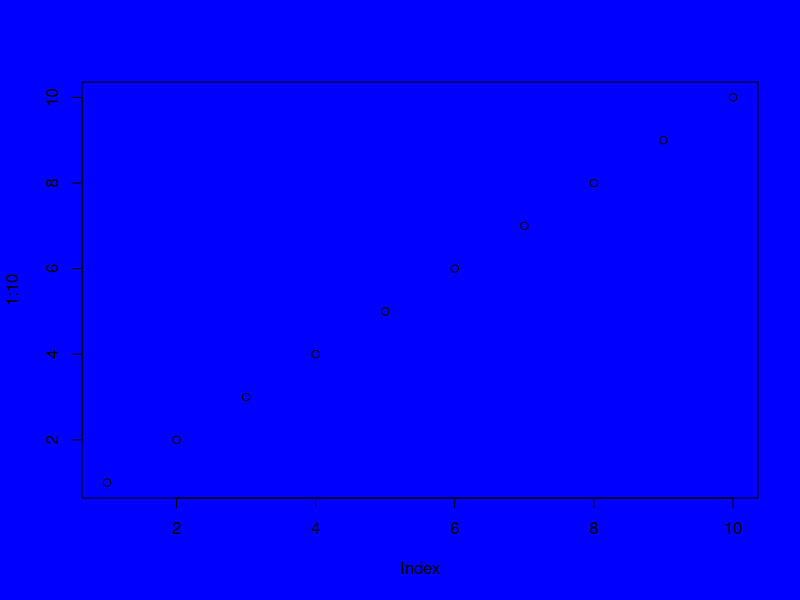
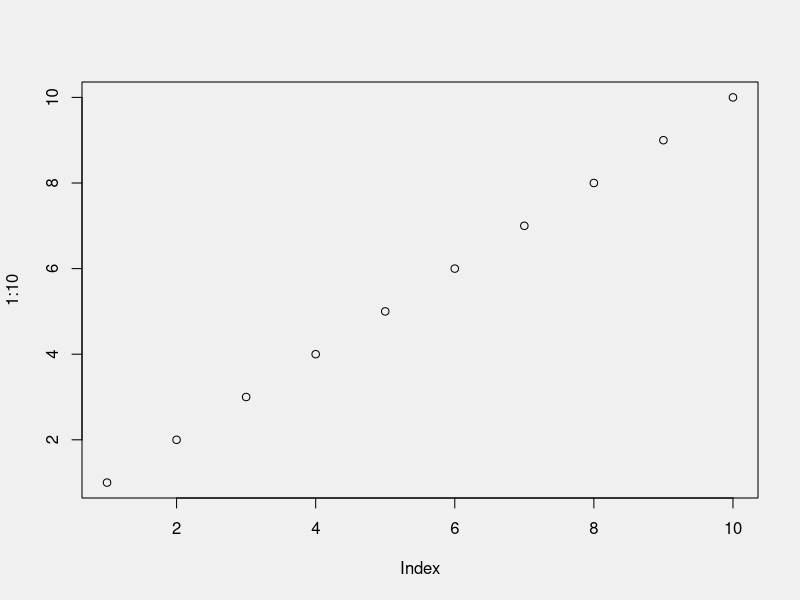
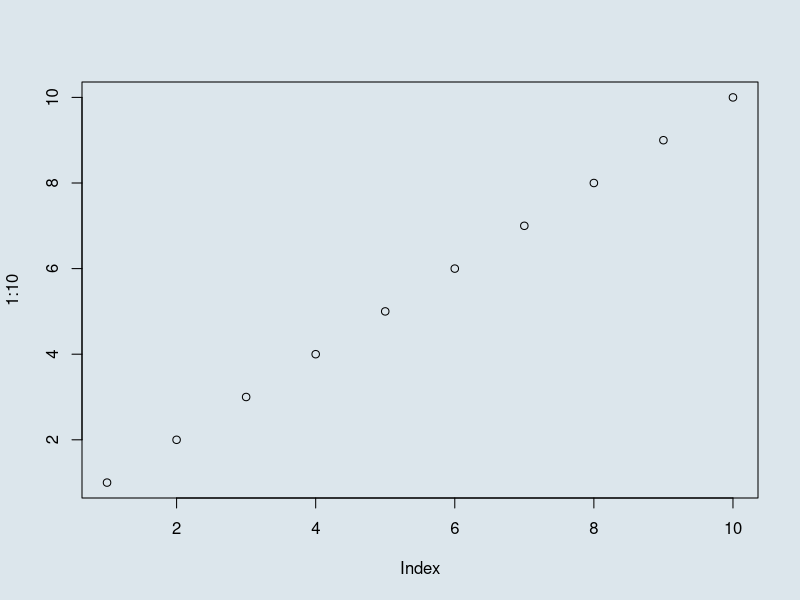
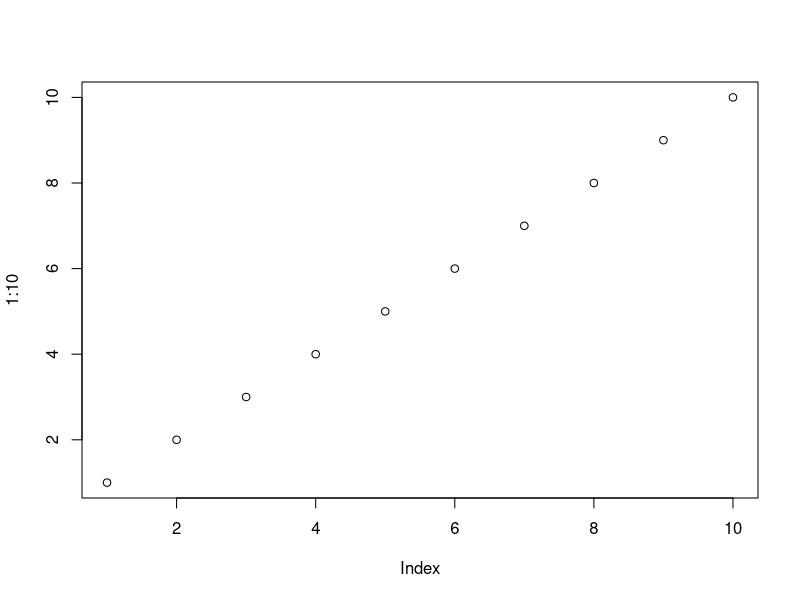
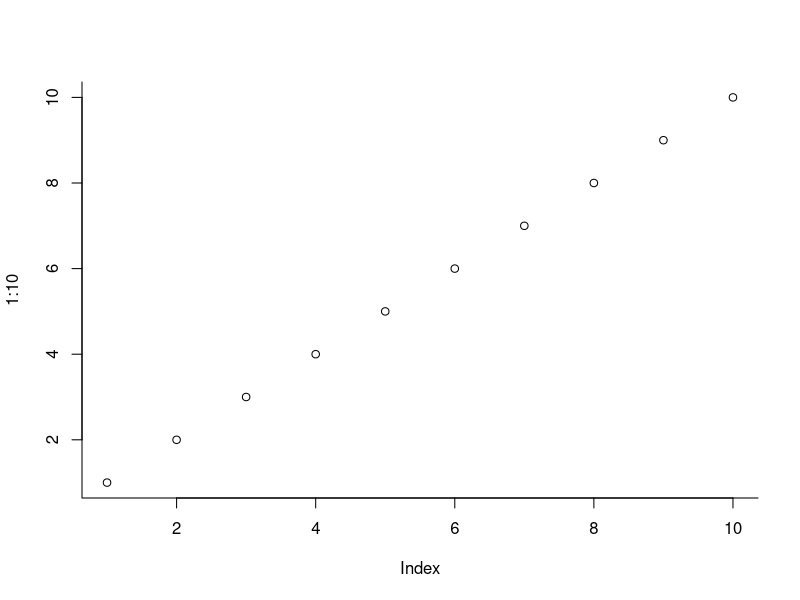
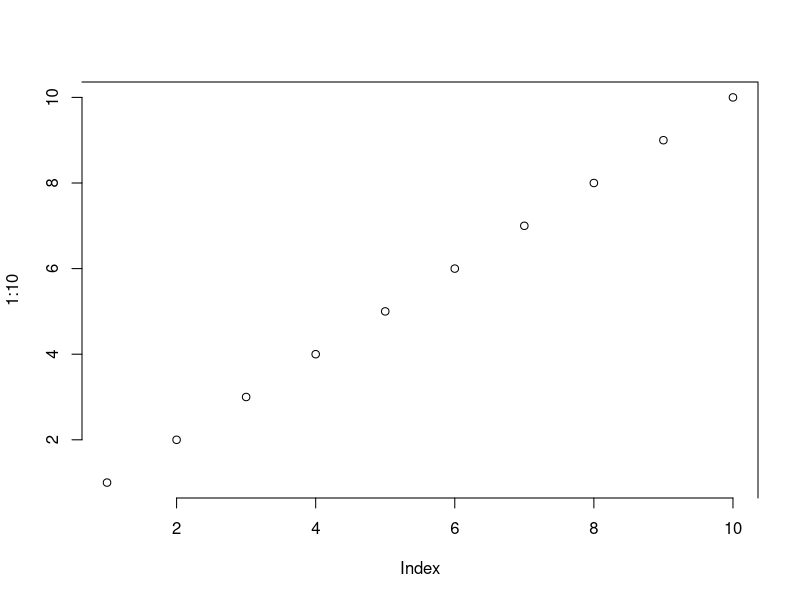
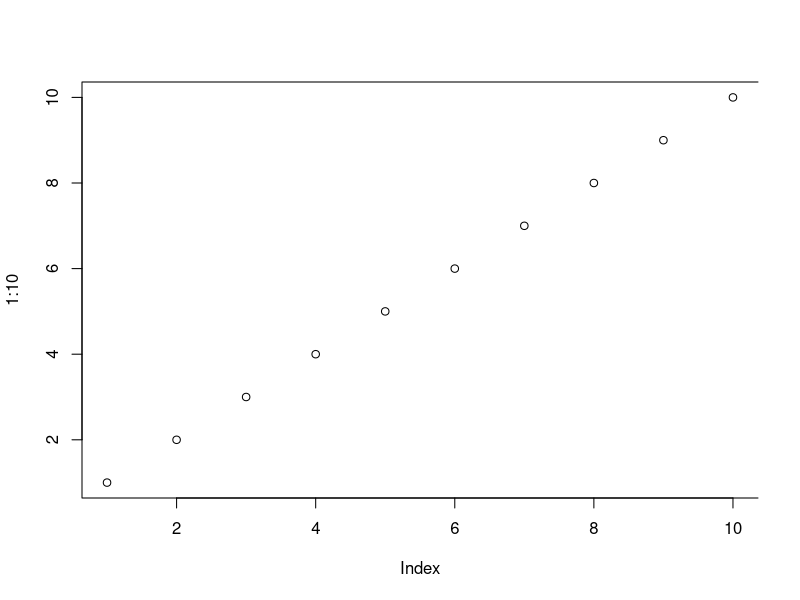
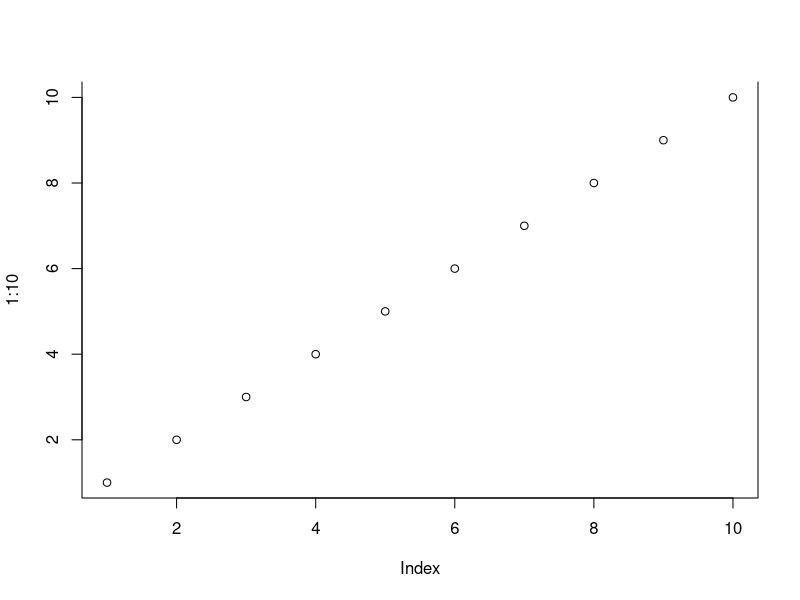

The R source for these figures, in order:
## ---- chunk 1
opar <- par(no.readonly=TRUE)
## ---- chunk 2
par(bg = "blue")
plot(1:10)

par(bg = "#F0F0F0")
plot(1:10)

par(bg = "#DCE6EC")
plot(1:10)
## ---- chunk 3
par(opar)
## ---- chunk 4
opar <- par(no.readonly=TRUE)
## ---- chunk 5
par(bty = "o")
plot(1:10)

par(bty = "l")
plot(1:10)

par(bty = "7")
plot(1:10)

par(bty = "c")
plot(1:10)

par(bty = "u")
plot(1:10)

par(bty = "]")
plot(1:10)

par(bty = "n")
plot(1:10)
## ---- chunk 6
par(opar)
